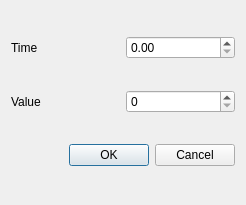
<?xml version="1.0" encoding="UTF-8"?>
<ui version="4.0">
 <class>Dialog</class>
 <widget class="QDialog" name="Dialog">
  <property name="geometry">
   <rect>
    <x>0</x>
    <y>0</y>
    <width>246</width>
    <height>205</height>
   </rect>
  </property>
  <property name="windowTitle">
   <string>Dialog</string>
  </property>
  <layout class="QGridLayout" name="gridLayout">
   <item row="0" column="0">
    <widget class="QLabel" name="label">
     <property name="text">
      <string>Time</string>
     </property>
    </widget>
   </item>
   <item row="0" column="1">
    <widget class="QDoubleSpinBox" name="time"/>
   </item>
   <item row="1" column="0">
    <widget class="QLabel" name="label_2">
     <property name="text">
      <string>Value</string>
     </property>
    </widget>
   </item>
   <item row="1" column="1">
    <widget class="QSpinBox" name="value">
     <property name="maximum">
      <number>31</number>
     </property>
    </widget>
   </item>
   <item row="2" column="0" colspan="2">
    <widget class="QDialogButtonBox" name="buttonBox">
     <property name="orientation">
      <enum>Qt::Horizontal</enum>
     </property>
     <property name="standardButtons">
      <set>QDialogButtonBox::Cancel|QDialogButtonBox::Ok</set>
     </property>
    </widget>
   </item>
  </layout>
 </widget>
 <resources/>
 <connections>
  <connection>
   <sender>buttonBox</sender>
   <signal>accepted()</signal>
   <receiver>Dialog</receiver>
   <slot>accept()</slot>
   <hints>
    <hint type="sourcelabel">
     <x>248</x>
     <y>254</y>
    </hint>
    <hint type="destinationlabel">
     <x>157</x>
     <y>274</y>
    </hint>
   </hints>
  </connection>
  <connection>
   <sender>buttonBox</sender>
   <signal>rejected()</signal>
   <receiver>Dialog</receiver>
   <slot>reject()</slot>
   <hints>
    <hint type="sourcelabel">
     <x>316</x>
     <y>260</y>
    </hint>
    <hint type="destinationlabel">
     <x>286</x>
     <y>274</y>
    </hint>
   </hints>
  </connection>
 </connections>
</ui>
